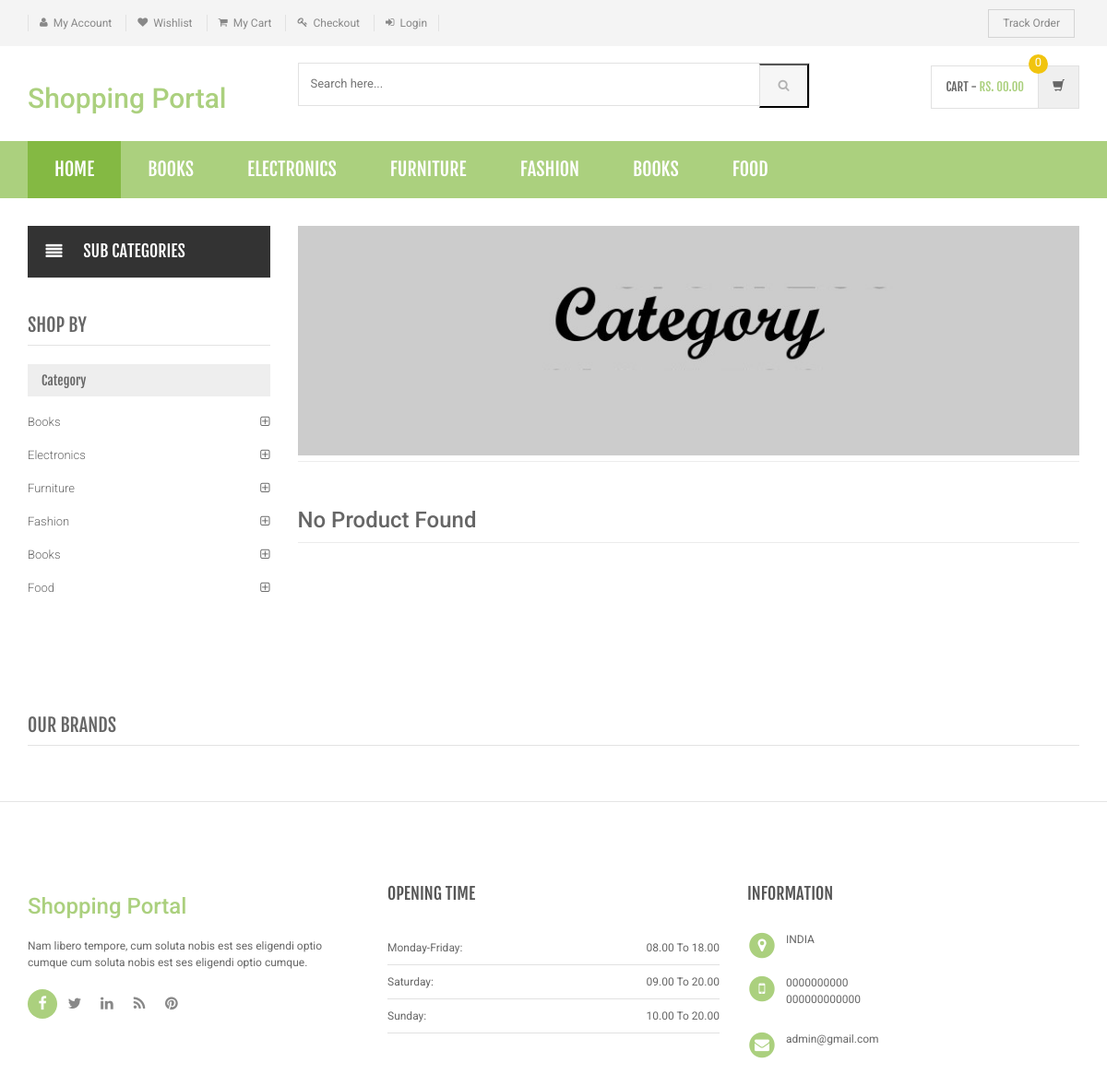
The app's page /category.php with its own data.
### tables this page shows
CREATE TABLE `category` (
  `id` int(11) NOT NULL,
  `categoryName` varchar(255) DEFAULT NULL,
  `categoryDescription` longtext,
  `creationDate` timestamp NOT NULL DEFAULT CURRENT_TIMESTAMP,
  `updationDate` varchar(255) DEFAULT NULL
);

### category.php (the view, shortened to what this page needs)
<?php
include('includes/config.php');
$cid=intval($_GET['cid']);
?>
<!DOCTYPE html>
<html lang="en">
	<head>
	    <link rel="stylesheet" href="assets/css/bootstrap.min.css">
	    <link rel="stylesheet" href="assets/css/main.css">
	    <link rel="stylesheet" href="assets/css/green.css">
	    <link rel="stylesheet" href="assets/css/owl.carousel.css">
		<link rel="stylesheet" href="assets/css/owl.transitions.css">
		<link href="assets/css/lightbox.css" rel="stylesheet">
		<link rel="stylesheet" href="assets/css/animate.min.css">
		<link rel="stylesheet" href="assets/css/rateit.css">
		<link rel="stylesheet" href="assets/css/bootstrap-select.min.css">
		<link rel="stylesheet" href="assets/css/config.css">
		<link href="assets/css/green.css" rel="alternate stylesheet" title="Green color">
		<link href="assets/css/blue.css" rel="alternate stylesheet" title="Blue color">
		<link href="assets/css/red.css" rel="alternate stylesheet" title="Red color">
		<link href="assets/css/orange.css" rel="alternate stylesheet" title="Orange color">
		<link href="assets/css/dark-green.css" rel="alternate stylesheet" title="Darkgreen color">
		<link rel="stylesheet" href="assets/css/font-awesome.min.css">
	</head>
    <body class="cnt-home">
<header class="header-style-1">
<?php include('includes/top-header.php');?>
<?php include('includes/main-header.php');?>
<?php include('includes/menu-bar.php');?>
</header>
<div class="body-content outer-top-xs">
	<div class='container'>
		<div class='row outer-bottom-sm'>
			<div class='col-md-3 sidebar'>
<div class="side-menu animate-dropdown outer-bottom-xs">
<div class="side-menu animate-dropdown outer-bottom-xs">
    <div class="head"><i class="icon fa fa-align-justify fa-fw"></i>Sub Categories</div>
    <nav class="yamm megamenu-horizontal" role="navigation">
        <ul class="nav">
            <li class="dropdown menu-item">
</li>
</ul>
    </nav>
</div>
</div>
	            <div class="sidebar-module-container">
	            	<h3 class="section-title">shop by</h3>
	            	<div class="sidebar-filter">
<div class="sidebar-widget wow fadeInUp outer-bottom-xs ">
	<div class="widget-header m-t-20">
		<h4 class="widget-title">Category</h4>
	</div>
	<div class="sidebar-widget-body m-t-10">
	         <?php $sql=mysqli_query($con,"select id,categoryName  from category");
while($row=mysqli_fetch_array($sql))
{
    ?>
		<div class="accordion">
	    	<div class="accordion-group">
	            <div class="accordion-heading">
	                <a href="category.php?cid=<?php echo $row['id'];?>"  class="accordion-toggle collapsed">
	                   <?php echo $row['categoryName'];?>
	                </a>
	            </div>
	        </div>
	    </div>
	    <?php } ?>
	</div>
</div>
	            	</div>
	            </div>
            </div>
			<div class='col-md-9'>
	<div id="category" class="category-carousel hidden-xs">
		<div class="item">
			<div class="image">
				<img src="assets/images/banners/cat-banner-1.jpg" alt="" class="img-responsive">
			</div>
		</div>
</div>
				<div class="search-result-container">
					<div id="myTabContent" class="tab-content">
						<div class="tab-pane active " id="grid-container">
							<div class="category-product  inner-top-vs">
								<div class="row">
			<?php
$ret=mysqli_query($con,"select * from products where category='$cid'");
$num=mysqli_num_rows($ret);
if($num>0)
{
while ($row=mysqli_fetch_array($ret))
{?>
		<div class="col-sm-6 col-md-4 wow fadeInUp">
			<div class="products">
	<div class="product">
		<div class="product-image">
			<div class="image">
				<a href="product-details.php?pid=<?php echo htmlentities($row['id']);?>"><img  src="assets/images/blank.gif" data-echo="admin/productimages/<?php echo htmlentities($row['id']);?>/<?php echo htmlentities($row['productImage1']);?>" alt="" width="200" height="300"></a>
			</div>
		</div>
		<div class="product-info text-left">
			<h3 class="name"><a href="product-details.php?pid=<?php echo htmlentities($row['id']);?>"><?php echo htmlentities($row['productName']);?></a></h3>
			<div class="rating rateit-small"></div>
			<div class="description"></div>
			<div class="product-price">
				<span class="price">
					Rs. <?php echo htmlentities($row['productPrice']);?>			</span>
										     <span class="price-before-discount">Rs. <?php echo htmlentities($row['productPriceBeforeDiscount']);?></span>
			</div>
		</div>
					<div class="cart clearfix animate-effect">
				<div class="action">
					<ul class="list-unstyled">
						<li class="add-cart-button btn-group">
							<button class="btn btn-primary icon" data-toggle="dropdown" type="button">
								<i class="fa fa-shopping-cart"></i>
							</button>
							<a href="category.php?page=product&action=add&id=<?php echo $row['id']; ?>">
							<button class="btn btn-primary" type="button">Add to cart</button></a>
						</li>
		                <li class="lnk wishlist">
							<a class="add-to-cart" href="category.php?pid=<?php echo htmlentities($row['id'])?>&&action=wishlist" title="Wishlist">
								 <i class="icon fa fa-heart"></i>
							</a>
						</li>
					</ul>
				</div>
			</div>
			</div>
			</div>
		</div>
	  <?php } } else {?>
		<div class="col-sm-6 col-md-4 wow fadeInUp"> <h3>No Product Found</h3>
		</div>
<?php } ?>
										</div>
							</div>
						</div>
				</div>
			</div>
		</div></div>
		<?php include('includes/brands-slider.php');?>
</div>
</div>
<?php include('includes/footer.php');?>
</body>
</html>

### includes/menu-bar.php (shortened to what this page needs)
<div class="header-nav animate-dropdown">
    <div class="container">
        <div class="yamm navbar navbar-default" role="navigation">
            <div class="nav-bg-class">
                <div class="navbar-collapse collapse" id="mc-horizontal-menu-collapse">
	<div class="nav-outer">
		<ul class="nav navbar-nav">
			<li class="active dropdown yamm-fw">
				<a href="index.php" data-hover="dropdown" class="dropdown-toggle">Home</a>
			</li>
              <?php $sql=mysqli_query($con,"select id,categoryName  from category limit 6");
while($row=mysqli_fetch_array($sql))
{
    ?>
			<li class="dropdown yamm">
				<a href="category.php?cid=<?php echo $row['id'];?>"> <?php echo $row['categoryName'];?></a>
			</li>
			<?php } ?>
		</ul>
		<div class="clearfix"></div>
	</div>
</div>
            </div>
        </div>
    </div>
</div>

### records on screen
category: categoryName "BOOKS", categoryName "Books"
category: categoryName "ELECTRONICS", categoryName "Electronics"
category: categoryName "FURNITURE", categoryName "Furniture"
category: categoryName "FASHION", categoryName "Fashion"
category: categoryName "BOOKS", categoryName "Books"
category: categoryName "FOOD", categoryName "Food"
